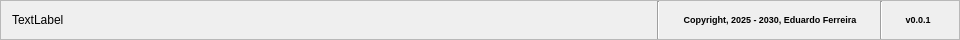
        <widget class="QFrame" name="frm_info_system">
         <property name="minimumSize">
          <size>
           <width>0</width>
           <height>40</height>
          </size>
         </property>
         <property name="maximumSize">
          <size>
           <width>16777215</width>
           <height>40</height>
          </size>
         </property>
         <property name="frameShape">
          <enum>QFrame::Shape::StyledPanel</enum>
         </property>
         <property name="frameShadow">
          <enum>QFrame::Shadow::Raised</enum>
         </property>
         <layout class="QHBoxLayout" name="horizontalLayout_17">
          <property name="spacing">
           <number>5</number>
          </property>
          <property name="topMargin">
           <number>0</number>
          </property>
          <property name="bottomMargin">
           <number>0</number>
          </property>
          <item>
           <widget class="QLabel" name="lb_botton_outputs">
            <property name="minimumSize">
             <size>
              <width>600</width>
              <height>0</height>
             </size>
            </property>
            <property name="maximumSize">
             <size>
              <width>600</width>
              <height>16777215</height>
             </size>
            </property>
            <property name="text">
             <string>TextLabel</string>
            </property>
           </widget>
          </item>
          <item>
           <spacer name="horizontalSpacer_4">
            <property name="orientation">
             <enum>Qt::Orientation::Horizontal</enum>
            </property>
            <property name="sizeHint" stdset="0">
             <size>
              <width>40</width>
              <height>20</height>
             </size>
            </property>
           </spacer>
          </item>
          <item>
           <widget class="Line" name="line_2">
            <property name="orientation">
             <enum>Qt::Orientation::Vertical</enum>
            </property>
           </widget>
          </item>
          <item alignment="Qt::AlignmentFlag::AlignRight">
           <widget class="QLabel" name="lb_botton_copyrigth">
            <property name="minimumSize">
             <size>
              <width>210</width>
              <height>0</height>
             </size>
            </property>
            <property name="maximumSize">
             <size>
              <width>210</width>
              <height>16777215</height>
             </size>
            </property>
            <property name="text">
             <string>&lt;html&gt;&lt;head/&gt;&lt;body&gt;&lt;p align=&quot;center&quot;&gt;&lt;span style=&quot; font-size:7pt; font-weight:700;&quot;&gt;Copyright, 2025 - 2030, Eduardo Ferreira&lt;/span&gt;&lt;/p&gt;&lt;/body&gt;&lt;/html&gt;</string>
            </property>
           </widget>
          </item>
          <item alignment="Qt::AlignmentFlag::AlignRight">
           <widget class="Line" name="line_3">
            <property name="orientation">
             <enum>Qt::Orientation::Vertical</enum>
            </property>
           </widget>
          </item>
          <item>
           <widget class="QLabel" name="lb_versao_system">
            <property name="minimumSize">
             <size>
              <width>60</width>
              <height>0</height>
             </size>
            </property>
            <property name="maximumSize">
             <size>
              <width>60</width>
              <height>16777215</height>
             </size>
            </property>
            <property name="text">
             <string>&lt;html&gt;&lt;head/&gt;&lt;body&gt;&lt;p align=&quot;center&quot;&gt;&lt;span style=&quot; font-size:7pt; font-weight:700;&quot;&gt;v0.0.1&lt;/span&gt;&lt;/p&gt;&lt;/body&gt;&lt;/html&gt;</string>
            </property>
           </widget>
          </item>
         </layout>
        </widget>
